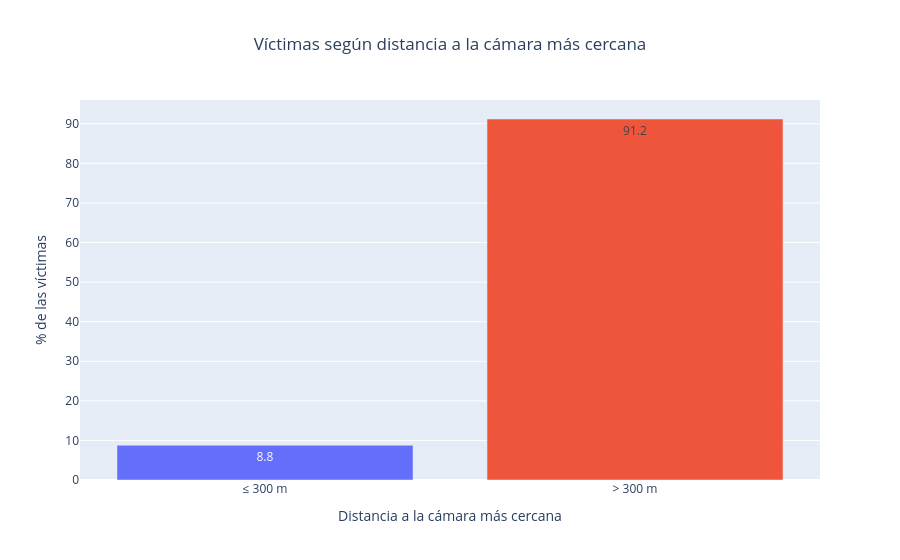

Notebook cell for this chart:
### Code cell
pct_cerca = (victimas_camaras_2019[victimas_camaras_dist] <= RADIO).mean() * 100
pct_lejos = 100 - pct_cerca
print(f"A {RADIO} m o menos: {pct_cerca:.1f}%  |  Más lejos: {pct_lejos:.1f}%")

g1 = pd.DataFrame([[f"≤ {RADIO} m", pct_cerca], [f"> {RADIO} m", pct_lejos]],
                  columns=["zona", "pct"])

fig1 = px.bar(g1, x="zona", y="pct", text_auto=".1f", color="zona",
              title="Víctimas según distancia a la cámara más cercana")
fig1.update_layout(yaxis_title="% de las víctimas", showlegend=False, title_x=0.5, xaxis_title="Distancia a la cámara más cercana")
fig1.show()

### Figure 1 — Plotly figure (JSON) as saved in the notebook; plotly's stock layout.template omitted (floating-point values rounded to 4 significant figures)
{"data": [{"hovertemplate": "zona=%{x}<br>pct=%{y}<extra></extra>", "legendgroup": "≤ 300 m", "marker": {"color": "#636efa", "pattern": {"shape": ""}}, "name": "≤ 300 m", "orientation": "v", "showlegend": true, "textposition": "auto", "texttemplate": "%{y:.1f}", "type": "bar", "x": ["≤ 300 m"], "xaxis": "x", "y": [8.781], "yaxis": "y"}, {"hovertemplate": "zona=%{x}<br>pct=%{y}<extra></extra>", "legendgroup": "> 300 m", "marker": {"color": "#EF553B", "pattern": {"shape": ""}}, "name": "> 300 m", "orientation": "v", "showlegend": true, "textposition": "auto", "texttemplate": "%{y:.1f}", "type": "bar", "x": ["> 300 m"], "xaxis": "x", "y": [91.22], "yaxis": "y"}], "layout": {"barmode": "relative", "legend": {"title": {"text": "zona"}, "tracegroupgap": 0}, "showlegend": false, "title": {"text": "Víctimas según distancia a la cámara más cercana", "x": 0.5}, "xaxis": {"anchor": "y", "categoryarray": ["≤ 300 m", "> 300 m"], "categoryorder": "array", "domain": [0, 1], "title": {"text": "Distancia a la cámara más cercana"}}, "yaxis": {"anchor": "x", "domain": [0, 1], "title": {"text": "% de las víctimas"}}}}
